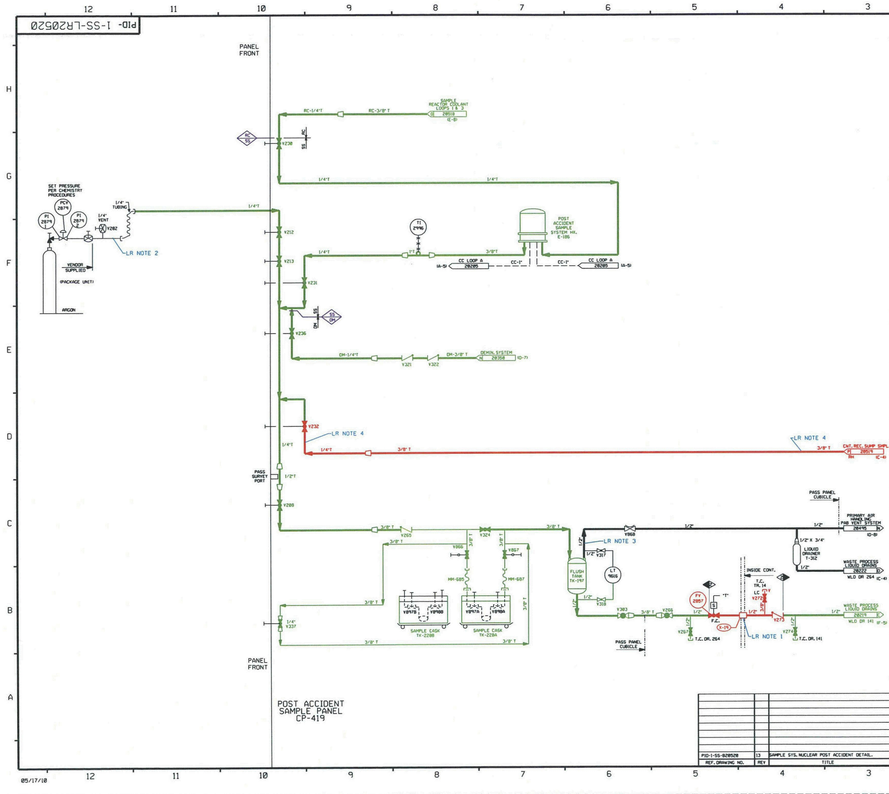
#> input picture Sample_page_1.png, 889 x 794 px, shrunk from 3394 x 3031 before the run
$ python line_detect.py ../../../../Sample_page_1.png
#> lines starting #> are read from the running program, lines starting #| are printed output that depends on the picture; after the words box and inside, x2 and y2 are one past the last pixel; in counts of white or black regions, pixels touching at a corner belong together
#!/usr/bin/env python3
from __future__ import annotations

"""
CV-Based Line Detection for P&ID Diagrams

Implements morphological line detection as described in Digitize-PID paper:
1. Horizontal/vertical kernel erosion-dilation for solid lines
2. Dashed-line detection via segment length/gap analysis + DBSCAN clustering
3. Centerline extraction via skeletonization
4. Output normalized 0-1000 coordinates

Outputs:
- Solid lines (process_lines candidates) with waypoints
- Dashed lines (signal_lines candidates) with waypoints

Install dependencies:
    pip install opencv-python numpy scikit-learn pillow
"""

import argparse
import json
import math
import sys
from pathlib import Path

_missing_cv_deps = None
_missing_pillow = None

try:
    import cv2
    import numpy as np
    from sklearn.cluster import DBSCAN
except ImportError as e:
    _missing_cv_deps = e
    cv2 = None
    np = None
    DBSCAN = None

try:
    from PIL import Image
except ImportError as e:
    _missing_pillow = e
    Image = None


def _ensure_dependencies():
    if _missing_cv_deps is not None:
        raise ImportError(
            "Missing dependency. Install with: pip install opencv-python numpy scikit-learn"
        ) from _missing_cv_deps
    if _missing_pillow is not None:
        raise ImportError("Pillow is required. Install with: pip install Pillow") from _missing_pillow


def detect_solid_lines(gray: np.ndarray, kernel_length: int = 40) -> np.ndarray:
    """
    Detect solid lines using morphological operations.

    Uses horizontal and vertical kernels to extract line structures.
    """
    # Horizontal kernel for horizontal lines
    h_kernel = cv2.getStructuringElement(cv2.MORPH_RECT, (kernel_length, 1))
    h_lines = cv2.morphologyEx(gray, cv2.MORPH_OPEN, h_kernel, iterations=2)

    # Vertical kernel for vertical lines
    v_kernel = cv2.getStructuringElement(cv2.MORPH_RECT, (1, kernel_length))
    v_lines = cv2.morphologyEx(gray, cv2.MORPH_OPEN, v_kernel, iterations=2)

    # Combine horizontal and vertical
    combined = cv2.bitwise_or(h_lines, v_lines)

    return combined


def extract_centerlines(binary: np.ndarray) -> np.ndarray:
    """
    Extract centerlines using morphological skeletonization.
    """
    # Ensure binary
    _, binary = cv2.threshold(binary, 127, 255, cv2.THRESH_BINARY)

    # Skeletonization
    skeleton = np.zeros(binary.shape, dtype=np.uint8)
    element = cv2.getStructuringElement(cv2.MORPH_CROSS, (3, 3))

    temp = binary.copy()
    while True:
        eroded = cv2.erode(temp, element)
        dilated = cv2.dilate(eroded, element)
        diff = cv2.subtract(temp, dilated)
        skeleton = cv2.bitwise_or(skeleton, diff)
        temp = eroded.copy()

        if cv2.countNonZero(temp) == 0:
            break

    return skeleton


def detect_line_segments(skeleton: np.ndarray, min_length: int = 20) -> list:
    """
    Detect line segments from skeleton using probabilistic Hough transform.

    Returns list of segments: [(x1, y1, x2, y2), ...]
    """
    # Hough Line Transform
    lines = cv2.HoughLinesP(
        skeleton,
        rho=1,
        theta=np.pi / 180,
        threshold=50,
        minLineLength=min_length,
        maxLineGap=10
    )

    segments = []
    if lines is not None:
        for line in lines:
            x1, y1, x2, y2 = line[0]
            segments.append((x1, y1, x2, y2))

    return segments


# [18 lines left out: function classify_segment_orientation, not called in this run]


def detect_dashed_lines(gray: np.ndarray,
                        min_segment_length: int = 5,
                        max_segment_length: int = 30,
                        max_gap: int = 20,
                        eps: float = 15.0,
                        min_samples: int = 3) -> list:
    """
    Detect dashed lines using segment analysis + DBSCAN clustering.

    Paper approach:
    1. Find small line segments within length thresholds
    2. Cluster collinear segments using DBSCAN
    3. Merge clusters into dashed-line paths
    """
    # Edge detection for small segments
    edges = cv2.Canny(gray, 50, 150)

    # Find short line segments
    lines = cv2.HoughLinesP(
        edges,
        rho=1,
        theta=np.pi / 180,
        threshold=10,
        minLineLength=min_segment_length,
        maxLineGap=5
    )

    if lines is None:
        return []

    # Filter by segment length
    dash_candidates = []
    for line in lines:
        x1, y1, x2, y2 = line[0]
        length = math.sqrt((x2 - x1)**2 + (y2 - y1)**2)

        if min_segment_length <= length <= max_segment_length:
            # Calculate midpoint and angle
            mx, my = (x1 + x2) / 2, (y1 + y2) / 2
            angle = math.atan2(y2 - y1, x2 - x1)
            dash_candidates.append({
                "segment": (x1, y1, x2, y2),
                "midpoint": (mx, my),
                "angle": angle,
                "length": length
            })

    if len(dash_candidates) < min_samples:
        return []

    # Cluster by position and angle using DBSCAN
    # Features: midpoint_x, midpoint_y, angle (scaled)
    features = np.array([
        [d["midpoint"][0], d["midpoint"][1], d["angle"] * 100]  # Scale angle
        for d in dash_candidates
    ])

    clustering = DBSCAN(eps=eps, min_samples=min_samples).fit(features)

    # Group segments by cluster
    clusters = {}
    for i, label in enumerate(clustering.labels_):
        if label == -1:
            continue  # Noise
        if label not in clusters:
            clusters[label] = []
        clusters[label].append(dash_candidates[i])

    # Build dashed line paths from clusters
    dashed_lines = []
    for label, segments in clusters.items():
        if len(segments) < min_samples:
            continue

        # Sort segments by position along their primary axis
        avg_angle = np.mean([s["angle"] for s in segments])

        if abs(avg_angle) < math.pi / 4:
            # More horizontal - sort by x
            segments.sort(key=lambda s: s["midpoint"][0])
        else:
            # More vertical - sort by y
            segments.sort(key=lambda s: s["midpoint"][1])

        # Extract waypoints (endpoints of first and last segments)
        first = segments[0]["segment"]
        last = segments[-1]["segment"]

        waypoints = [(first[0], first[1])]
        for seg in segments:
            waypoints.append((seg["segment"][2], seg["segment"][3]))

        dashed_lines.append({
            "waypoints": waypoints,
            "segment_count": len(segments),
            "avg_segment_length": np.mean([s["length"] for s in segments])
        })

    return dashed_lines


def normalize_coordinates(value: float, max_value: int) -> int:
    """Normalize to 0-1000 space."""
    return int((value / max_value) * 1000)


def segments_to_waypoints(segments: list, width: int, height: int) -> list:
    """
    Convert line segments to waypoint paths with normalized coordinates.
    Groups connected segments into continuous paths.
    """
    if not segments:
        return []

    # Build connectivity graph
    endpoints = []
    for i, (x1, y1, x2, y2) in enumerate(segments):
        endpoints.append({"point": (x1, y1), "segment_idx": i, "end": 0})
        endpoints.append({"point": (x2, y2), "segment_idx": i, "end": 1})

    # Cluster nearby endpoints (junction detection)
    if len(endpoints) < 2:
        # Single segment
        x1, y1, x2, y2 = segments[0]
        return [[
            [normalize_coordinates(x1, width), normalize_coordinates(y1, height)],
            [normalize_coordinates(x2, width), normalize_coordinates(y2, height)]
        ]]

    points = np.array([e["point"] for e in endpoints])
    clustering = DBSCAN(eps=10.0, min_samples=1).fit(points)

    # Group paths by following connections
    paths = []
    visited_segments = set()

    for seg_idx, (x1, y1, x2, y2) in enumerate(segments):
        if seg_idx in visited_segments:
            continue

        visited_segments.add(seg_idx)
        path = [
            [normalize_coordinates(x1, width), normalize_coordinates(y1, height)],
            [normalize_coordinates(x2, width), normalize_coordinates(y2, height)]
        ]
        paths.append(path)

    return paths


def detect_lines(image_path: str, output_dir: str = None,
                 kernel_length: int = 40,
                 min_line_length: int = 20,
                 detect_dashed: bool = True) -> dict:
    """
    Main line detection function.

    Returns dict with:
    - solid_lines: process line candidates with waypoints
    - dashed_lines: signal line candidates with waypoints
    - metadata: detection parameters and stats
    """
    _ensure_dependencies()

    # Load image
    img = cv2.imread(image_path)
    if img is None:
        raise ValueError(f"Could not load image: {image_path}")

    height, width = img.shape[:2]

    # Convert to grayscale
    gray = cv2.cvtColor(img, cv2.COLOR_BGR2GRAY)

    # Invert if mostly white (P&ID standard)
    if np.mean(gray) > 127:
        gray = cv2.bitwise_not(gray)

    # Binary threshold
    _, binary = cv2.threshold(gray, 0, 255, cv2.THRESH_BINARY + cv2.THRESH_OTSU)

    print(f"Processing image: {width}x{height}")

    # Detect solid lines
    print("  Detecting solid lines...")
    solid_mask = detect_solid_lines(binary, kernel_length)
    skeleton = extract_centerlines(solid_mask)
    solid_segments = detect_line_segments(skeleton, min_line_length)
    solid_paths = segments_to_waypoints(solid_segments, width, height)

    print(f"    Found {len(solid_segments)} segments -> {len(solid_paths)} paths")

    # Detect dashed lines
    dashed_paths = []
    if detect_dashed:
        print("  Detecting dashed lines...")
        dashed_results = detect_dashed_lines(gray)

        for dash in dashed_results:
            # Normalize waypoints
            norm_waypoints = [
                [normalize_coordinates(x, width), normalize_coordinates(y, height)]
                for x, y in dash["waypoints"]
            ]
            dashed_paths.append({
                "waypoints": norm_waypoints,
                "segment_count": dash["segment_count"]
            })

        print(f"    Found {len(dashed_paths)} dashed line clusters")

    # Build output
    result = {
        "source_image": str(image_path),
        "image_size": {"width": width, "height": height},
        "coordinate_system": "normalized_0_1000",
        "detection_params": {
            "kernel_length": kernel_length,
            "min_line_length": min_line_length,
            "detect_dashed": detect_dashed
        },
        "solid_lines": [
            {
                "id": f"CV-LINE-{i+1:03d}",
                "line_type": "Process_Candidate",
                "route_waypoints": path,
                "source": "cv_detection"
            }
            for i, path in enumerate(solid_paths)
        ],
        "dashed_lines": [
            {
                "id": f"CV-SIG-{i+1:03d}",
                "line_type": "Signal_Candidate",
                "route_waypoints": dash["waypoints"],
                "segment_count": dash["segment_count"],
                "source": "cv_detection"
            }
            for i, dash in enumerate(dashed_paths)
        ],
        "summary": {
            "total_solid_lines": len(solid_paths),
            "total_dashed_lines": len(dashed_paths)
        }
    }

    # Save output if directory specified
    if output_dir:
        output_path = Path(output_dir)
        output_path.mkdir(parents=True, exist_ok=True)

        output_file = output_path / "cv_lines.json"
        with open(output_file, "w") as f:
            json.dump(result, f, indent=2)
        print(f"\nOutput saved to: {output_file}")

    return result


def main():
    try:
        _ensure_dependencies()
    except ImportError as e:
        print(f"Error: {e}")
        details = e.__cause__
        if details is not None:
            print(f"Details: {details}")
        sys.exit(1)

    parser = argparse.ArgumentParser(
        description="CV-based line detection for P&ID diagrams"
    )
    parser.add_argument("image_path", help="Path to P&ID image")
    parser.add_argument(
        "--output-dir", "-o",
        default="./cv_output",
        help="Output directory (default: ./cv_output)"
    )
    parser.add_argument(
        "--kernel-length", "-k",
        type=int, default=40,
        help="Morphological kernel length (default: 40)"
    )
    parser.add_argument(
        "--min-line-length", "-l",
        type=int, default=20,
        help="Minimum line segment length (default: 20)"
    )
    parser.add_argument(
        "--no-dashed",
        action="store_true",
        help="Skip dashed line detection"
    )

    args = parser.parse_args()

    if not Path(args.image_path).exists():
        print(f"Error: Image not found: {args.image_path}")
        sys.exit(1)

    result = detect_lines(
        args.image_path,
        args.output_dir,
        args.kernel_length,
        args.min_line_length,
        detect_dashed=not args.no_dashed
    )
#> in detect_lines, img is the input picture: shape (794, 889, 3); mean B, G, R 247.4, 248.2, 247.8
#> in detect_lines, `gray = cv2.bitwise_not(gray)`:
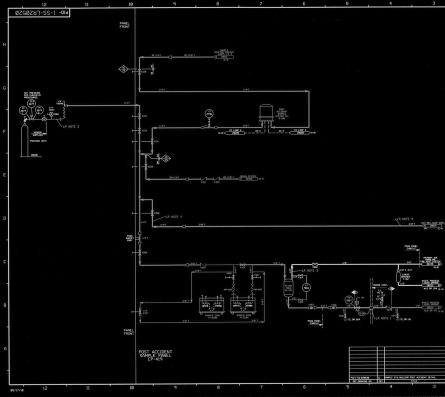
#> gray: shape (794, 889) (shown at 1/2 size); min 0, max 244, mean 7
#> in detect_lines, `_, binary = cv2.threshold(gray, 0, 255, cv2.THRESH_BINARY + cv2.THRESH..`:
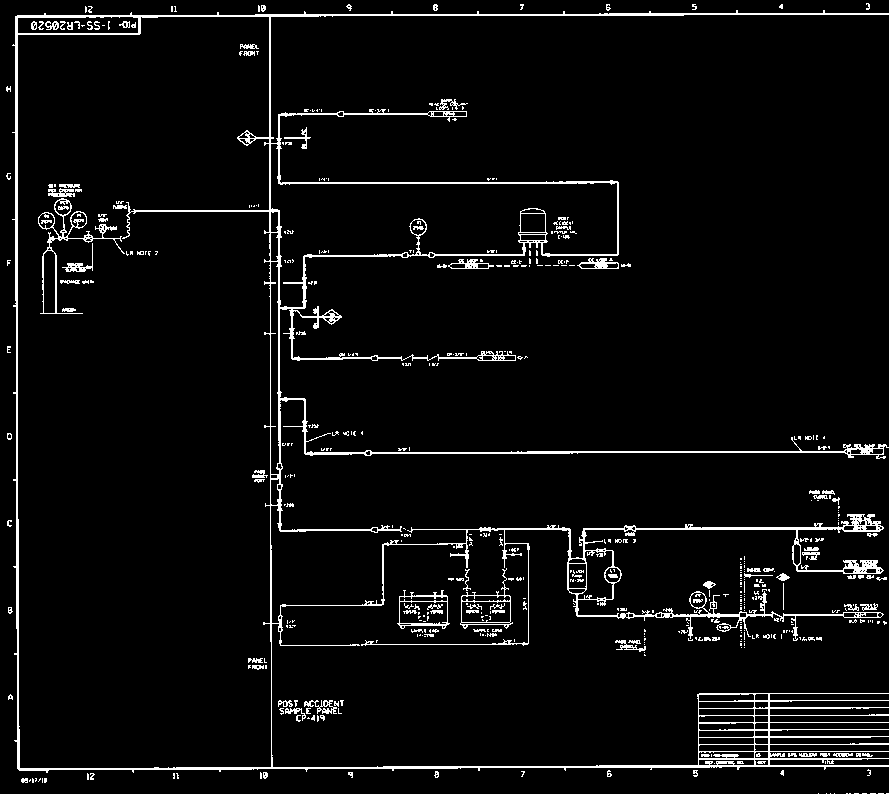
#> binary: shape (794, 889); 4.6% white in thin lines or dots
#| Processing image: 889x794
#> the loop in extract_centerlines, `while True:` made 2 passes
#> pass 1, in extract_centerlines, `dilated = cv2.dilate(eroded, element)`:
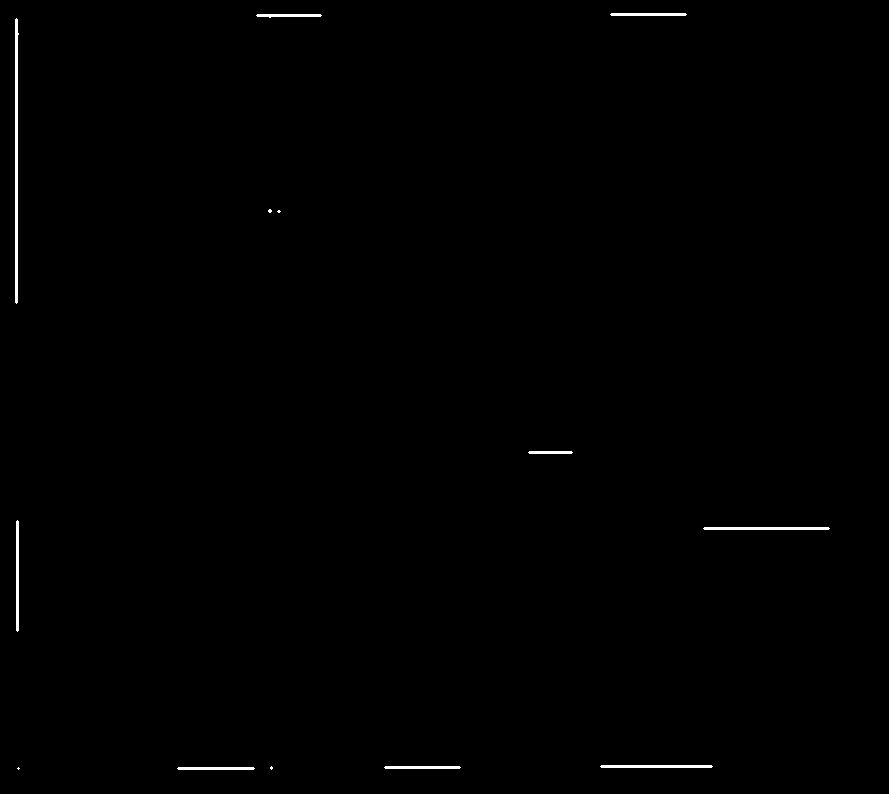
#> dilated: shape (794, 889); 0.42% white; 13 white regions (4 under 20 px), largest, box (x1, y1, x2, y2) and area: (15, 18, 19, 304) 856, (703, 527, 830, 530) 377, (600, 765, 713, 768) 335
#> after the loop in extract_centerlines, `while True:`:
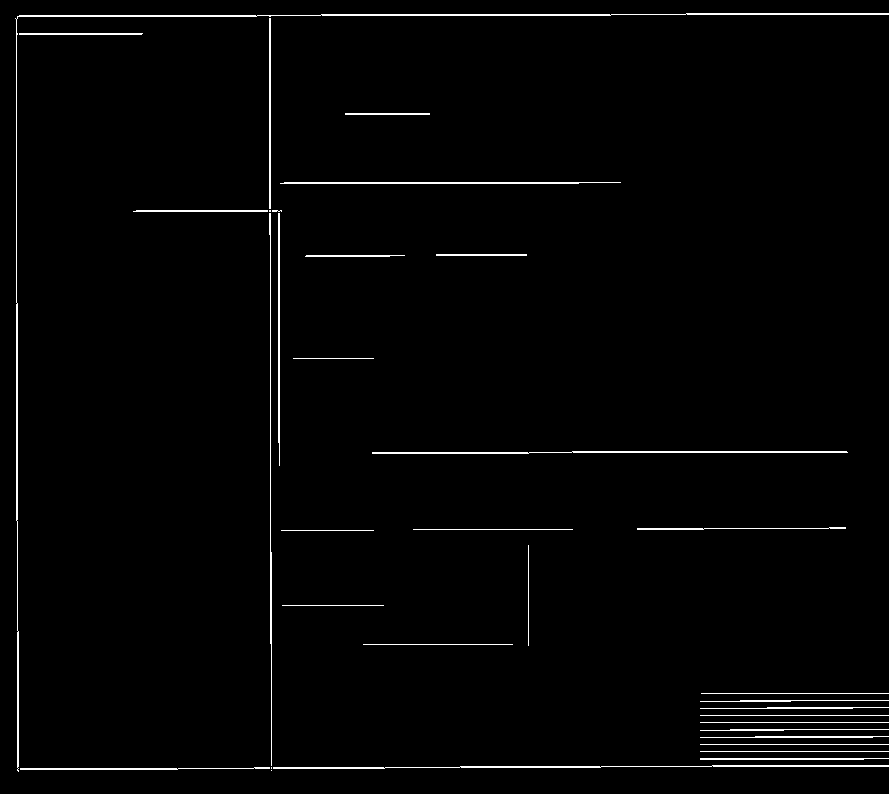
#> skeleton: shape (794, 889); 1.7% white in thin lines or dots
#> in detect_line_segments, `lines = cv2.HoughLinesP( skeleton, rho=1, theta=np.pi / 180, threshold..`: lines = 54 rows, first 6: [19, 15, 610, 15], [321, 14, 888, 14], [270, 643, 270, 16], [17, 770, 17, 303], [18, 768, 384, 768], [460, 766, 888, 766]
#> the loop in detect_line_segments, `for line in lines:` made 54 passes
#> after the loop in detect_line_segments, `for line in lines:`: segments = 54 items, first 6: (19, 15, 610, 15), (321, 14, 888, 14), (270, 643, 270, 16), (17, 770, 17, 303), (18, 768, 384, 768), (460, 766, 888, 766)
#> in detect_lines, `solid_segments = detect_line_segments(skeleton, min_line_length)`: solid_segments has the same summary as segments in detect_line_segments
#> the loop in segments_to_waypoints, `for i, (x1, y1, x2, y2) in enumerate(segments):` made 54 passes
#> after the loop in segments_to_waypoints, `for i, (x1, y1, x2, y2) in enumerate(segments):`: endpoints = 108 items
#> in segments_to_waypoints, `points = np.array([e["point"] for e in endpoints])`: points = 108 pairs, first value 16 to 888, second value 13 to 771
#> the loop in segments_to_waypoints, `for seg_idx, (x1, y1, x2, y2) in enumerate(segments):` made 54 passes
#> (x1, y1, x2, y2, path) on passes 1 to 8: (19, 15, 610, 15, [[21, 18], [686, 18]]), (321, 14, 888, 14, [[361, 17], [998, 17]]), (270, 643, 270, 16, [[303, 809], [303, 20]]), (17, 770, 17, 303, [[19, 969], [19, 381]]), (18, 768, 384, 768, [[20, 967], [431, 967]]), (460, 766, 888, 766, [[517, 964], [998, 964]]), (16, 520, 16, 19, [[17, 654], [17, 23]]), (372, 452, 847, 452, [[418, 569], [952, 569]])
#> after the loop in segments_to_waypoints, `for seg_idx, (x1, y1, x2, y2) in enumerate(segments):`: paths = 54 items
#|     Found 54 segments -> 54 paths
#> in detect_dashed_lines, `edges = cv2.Canny(gray, 50, 150)`:
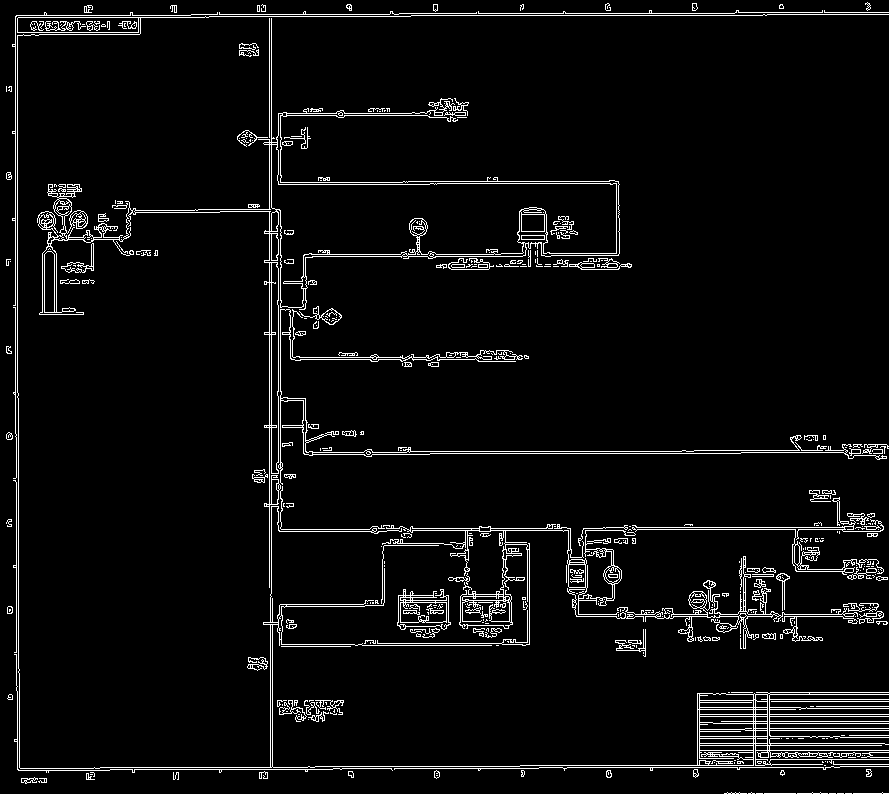
#> edges: shape (794, 889); 4.8% white in thin lines or dots
#> in detect_dashed_lines, `lines = cv2.HoughLinesP( edges, rho=1, theta=np.pi / 180, threshold=10..`: lines = 1335 rows, first 6: [17, 769, 17, 686], [411, 15, 766, 15], [333, 768, 538, 768], [271, 596, 271, 14], [15, 436, 15, 16], [539, 767, 839, 767]
#> the loop in detect_dashed_lines, `for line in lines:` made 1335 passes
#> (x1, y1, x2, y2, length, mx, my, angle) on passes 9, 15, 17, 18, 21, 26, 29, 33: (280, 531, 280, 512, 19, 280, 521.5, -1.57), (333, 714, 342, 714, 9, 337.5, 714, 0), (335, 644, 341, 644, 6, 338, 644, 0), (825, 490, 839, 504, 19.8, 832, 497, 0.785), (142, 767, 160, 767, 18, 151, 767, 0), (460, 603, 475, 603, 15, 467.5, 603, 0), (436, 265, 459, 267, 23.09, 447.5, 266, 0.0867), (158, 17, 172, 17, 14, 165, 17, 0)
#> the loop in detect_dashed_lines, `for i, label in enumerate(clustering.labels_):` made 1120 passes
#> label on passes 1 to 3: -1, -1, 0
#> the loop in detect_dashed_lines, `for label, segments in clusters.items():` made 97 passes
#> label on passes 1 to 8: 0, 1, 2, 3, 4, 37, 5, 6
#> the loop in detect_lines, `for dash in dashed_results:` made 97 passes
#|     Found 97 dashed line clusters

    print(f"\n{'='*50}")
    print("LINE DETECTION COMPLETE")
    print(f"{'='*50}")
    print(f"  Solid lines (process candidates): {result['summary']['total_solid_lines']}")
#|   Solid lines (process candidates): 54
    print(f"  Dashed lines (signal candidates): {result['summary']['total_dashed_lines']}")
#|   Dashed lines (signal candidates): 97


if __name__ == "__main__":
    main()
